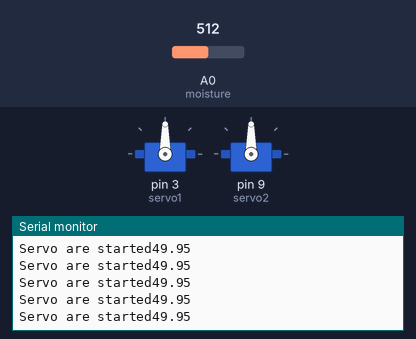
A sketch run on a simulated Arduino Uno, built with avr-gcc and run on an emulated ATmega328P. Shown: 2 × servo, the last lines printed to the serial monitor. The inputs (shaded band) are chosen by the test bench; at power-on: A0 (moisture) = 512.

Above: at 1.2 s.
1.3 s: A0 (moisture) set to 0
At 2.1 s:
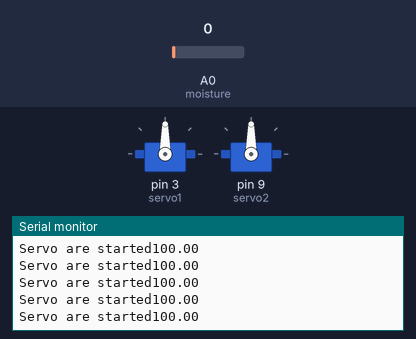
4.3 s: A0 (moisture) set to 20
At 5.0 s:
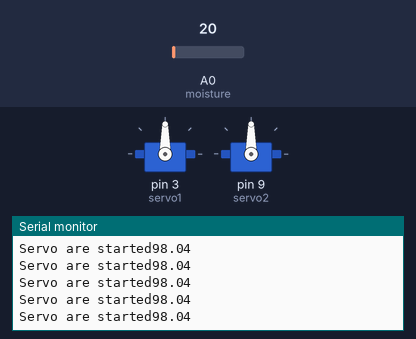
Timing chart, 0 to 7.3 s (numbered marks = the images above; inputs shaded):
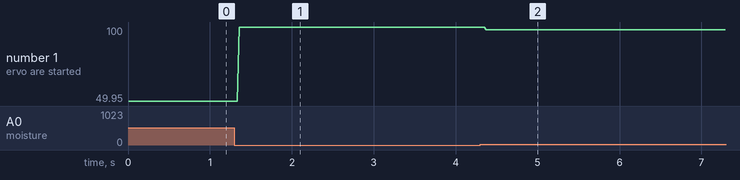

The sketch:

SmartIrrigation.ino
```cpp
#include <Servo.h>
Servo servo1;
Servo servo2;


// Include library
#define moisture A0
// Defines pin number to which the sensor is connected

void setup() {
  Serial.begin(9600);
  servo1.attach(3);
  servo2.attach(9);
  servo1.write(0);
  servo2.write(0);
}

void loop() {
  float mois = (100.00 - ((analogRead(moisture) / 1023.00) * 100.00));
  Serial.println(mois);
  if (mois > 10) {
    Serial.print("Servo are started");
    servo1.write(90);
    servo2.write(90);

  } else {
    Serial.print("Servo are not started");
    servo1.write(90);
    servo2.write(90);
  }
}
```

Measured:
- after the input at 1.3 s, the serial monitor: prints a new line after 0.06 s (image 1)
- after the input at 4.3 s, the serial monitor: prints a new line after 0.07 s (image 2)
- plotted number 1: 49.95 → 100 after the input at 1.3 s, 100 → 98.04 after the input at 4.3 s
